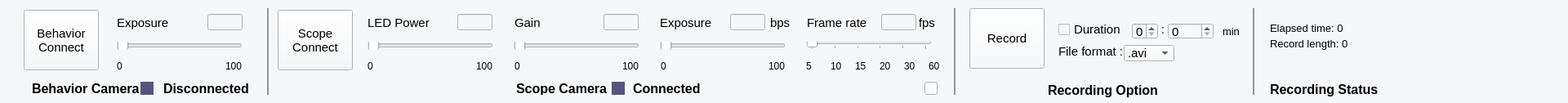
   <widget class="QWidget" name="widget_68" native="true">
    <property name="geometry">
     <rect>
      <x>0</x>
      <y>40</y>
      <width>1920</width>
      <height>126</height>
     </rect>
    </property>
    <property name="sizePolicy">
     <sizepolicy hsizetype="Preferred" vsizetype="Fixed">
      <horstretch>0</horstretch>
      <verstretch>0</verstretch>
     </sizepolicy>
    </property>
    <property name="minimumSize">
     <size>
      <width>1920</width>
      <height>126</height>
     </size>
    </property>
    <property name="styleSheet">
     <string notr="true">background-color: rgb(245, 248, 250);</string>
    </property>
    <widget class="QLabel" name="label_141">
     <property name="geometry">
      <rect>
       <x>987</x>
       <y>70</y>
       <width>21</width>
       <height>21</height>
      </rect>
     </property>
     <property name="font">
      <font>
       <family>Arial</family>
       <pointsize>9</pointsize>
      </font>
     </property>
     <property name="layoutDirection">
      <enum>Qt::LeftToRight</enum>
     </property>
     <property name="text">
      <string>5</string>
     </property>
     <property name="alignment">
      <set>Qt::AlignLeading|Qt::AlignLeft|Qt::AlignVCenter</set>
     </property>
    </widget>
    <widget class="QLabel" name="label_142">
     <property name="geometry">
      <rect>
       <x>450</x>
       <y>17</y>
       <width>91</width>
       <height>21</height>
      </rect>
     </property>
     <property name="font">
      <font>
       <family>Arial</family>
       <pointsize>11</pointsize>
      </font>
     </property>
     <property name="text">
      <string>LED Power</string>
     </property>
    </widget>
    <widget class="QSlider" name="scopeFRslider">
     <property name="geometry">
      <rect>
       <x>987</x>
       <y>51</y>
       <width>154</width>
       <height>10</height>
      </rect>
     </property>
     <property name="sizePolicy">
      <sizepolicy hsizetype="Fixed" vsizetype="Fixed">
       <horstretch>0</horstretch>
       <verstretch>0</verstretch>
      </sizepolicy>
     </property>
     <property name="minimumSize">
      <size>
       <width>154</width>
       <height>10</height>
      </size>
     </property>
     <property name="mouseTracking">
      <bool>false</bool>
     </property>
     <property name="minimum">
      <number>0</number>
     </property>
     <property name="maximum">
      <number>5</number>
     </property>
     <property name="singleStep">
      <number>1</number>
     </property>
     <property name="pageStep">
      <number>1</number>
     </property>
     <property name="value">
      <number>0</number>
     </property>
     <property name="sliderPosition">
      <number>0</number>
     </property>
     <property name="orientation">
      <enum>Qt::Horizontal</enum>
     </property>
     <property name="invertedControls">
      <bool>false</bool>
     </property>
     <property name="tickPosition">
      <enum>QSlider::TicksBelow</enum>
     </property>
     <property name="tickInterval">
      <number>1</number>
     </property>
    </widget>
    <widget class="QLabel" name="label_143">
     <property name="geometry">
      <rect>
       <x>1077</x>
       <y>70</y>
       <width>21</width>
       <height>21</height>
      </rect>
     </property>
     <property name="font">
      <font>
       <family>Arial</family>
       <pointsize>9</pointsize>
      </font>
     </property>
     <property name="layoutDirection">
      <enum>Qt::LeftToRight</enum>
     </property>
     <property name="text">
      <string>20</string>
     </property>
     <property name="alignment">
      <set>Qt::AlignLeading|Qt::AlignLeft|Qt::AlignVCenter</set>
     </property>
    </widget>
    <widget class="QLabel" name="label_144">
     <property name="geometry">
      <rect>
       <x>630</x>
       <y>17</y>
       <width>67</width>
       <height>21</height>
      </rect>
     </property>
     <property name="font">
      <font>
       <family>Arial</family>
       <pointsize>11</pointsize>
      </font>
     </property>
     <property name="text">
      <string>Gain</string>
     </property>
    </widget>
    <widget class="QLabel" name="label_145">
     <property name="geometry">
      <rect>
       <x>450</x>
       <y>70</y>
       <width>21</width>
       <height>21</height>
      </rect>
     </property>
     <property name="font">
      <font>
       <family>Arial</family>
       <pointsize>9</pointsize>
      </font>
     </property>
     <property name="layoutDirection">
      <enum>Qt::LeftToRight</enum>
     </property>
     <property name="text">
      <string>0</string>
     </property>
     <property name="alignment">
      <set>Qt::AlignLeading|Qt::AlignLeft|Qt::AlignVCenter</set>
     </property>
    </widget>
    <widget class="QLabel" name="label_146">
     <property name="geometry">
      <rect>
       <x>630</x>
       <y>70</y>
       <width>21</width>
       <height>21</height>
      </rect>
     </property>
     <property name="font">
      <font>
       <family>Arial</family>
       <pointsize>9</pointsize>
      </font>
     </property>
     <property name="layoutDirection">
      <enum>Qt::LeftToRight</enum>
     </property>
     <property name="text">
      <string>0</string>
     </property>
     <property name="alignment">
      <set>Qt::AlignLeading|Qt::AlignLeft|Qt::AlignVCenter</set>
     </property>
    </widget>
    <widget class="QSlider" name="scopeLEDslider">
     <property name="geometry">
      <rect>
       <x>450</x>
       <y>51</y>
       <width>154</width>
       <height>10</height>
      </rect>
     </property>
     <property name="sizePolicy">
      <sizepolicy hsizetype="Fixed" vsizetype="Fixed">
       <horstretch>0</horstretch>
       <verstretch>0</verstretch>
      </sizepolicy>
     </property>
     <property name="minimumSize">
      <size>
       <width>154</width>
       <height>10</height>
      </size>
     </property>
     <property name="orientation">
      <enum>Qt::Horizontal</enum>
     </property>
    </widget>
    <widget class="QLabel" name="label_147">
     <property name="geometry">
      <rect>
       <x>583</x>
       <y>70</y>
       <width>31</width>
       <height>21</height>
      </rect>
     </property>
     <property name="font">
      <font>
       <family>Arial</family>
       <pointsize>9</pointsize>
      </font>
     </property>
     <property name="layoutDirection">
      <enum>Qt::LeftToRight</enum>
     </property>
     <property name="text">
      <string>100</string>
     </property>
     <property name="alignment">
      <set>Qt::AlignLeading|Qt::AlignLeft|Qt::AlignVCenter</set>
     </property>
    </widget>
    <widget class="QLabel" name="label_149">
     <property name="geometry">
      <rect>
       <x>1017</x>
       <y>70</y>
       <width>21</width>
       <height>21</height>
      </rect>
     </property>
     <property name="font">
      <font>
       <family>Arial</family>
       <pointsize>9</pointsize>
      </font>
     </property>
     <property name="layoutDirection">
      <enum>Qt::LeftToRight</enum>
     </property>
     <property name="text">
      <string>10</string>
     </property>
     <property name="alignment">
      <set>Qt::AlignLeading|Qt::AlignLeft|Qt::AlignVCenter</set>
     </property>
    </widget>
    <widget class="QLabel" name="label_150">
     <property name="geometry">
      <rect>
       <x>808</x>
       <y>17</y>
       <width>91</width>
       <height>21</height>
      </rect>
     </property>
     <property name="font">
      <font>
       <family>Arial</family>
       <pointsize>11</pointsize>
      </font>
     </property>
     <property name="text">
      <string>Exposure</string>
     </property>
    </widget>
    <widget class="QSlider" name="scopeExposureSlider">
     <property name="geometry">
      <rect>
       <x>808</x>
       <y>51</y>
       <width>154</width>
       <height>10</height>
      </rect>
     </property>
     <property name="sizePolicy">
      <sizepolicy hsizetype="Fixed" vsizetype="Fixed">
       <horstretch>0</horstretch>
       <verstretch>0</verstretch>
      </sizepolicy>
     </property>
     <property name="minimumSize">
      <size>
       <width>154</width>
       <height>10</height>
      </size>
     </property>
     <property name="cursor">
      <cursorShape>WaitCursor</cursorShape>
     </property>
     <property name="orientation">
      <enum>Qt::Horizontal</enum>
     </property>
    </widget>
    <widget class="QWidget" name="signScopeCamera_2" native="true">
     <property name="geometry">
      <rect>
       <x>749</x>
       <y>100</y>
       <width>16</width>
       <height>16</height>
      </rect>
     </property>
     <property name="styleSheet">
      <string notr="true">background-color: rgb(85, 85, 127);</string>
     </property>
    </widget>
    <widget class="QLabel" name="label_151">
     <property name="geometry">
      <rect>
       <x>632</x>
       <y>100</y>
       <width>115</width>
       <height>16</height>
      </rect>
     </property>
     <property name="font">
      <font>
       <family>Arial</family>
       <pointsize>12</pointsize>
       <weight>75</weight>
       <bold>true</bold>
      </font>
     </property>
     <property name="text">
      <string>Scope Camera</string>
     </property>
    </widget>
    <widget class="QPushButton" name="pushButton_120">
     <property name="geometry">
      <rect>
       <x>1132</x>
       <y>100</y>
       <width>16</width>
       <height>16</height>
      </rect>
     </property>
     <property name="text">
      <string/>
     </property>
    </widget>
    <widget class="QLineEdit" name="scopeGainValue">
     <property name="geometry">
      <rect>
       <x>739</x>
       <y>17</y>
       <width>43</width>
       <height>20</height>
      </rect>
     </property>
     <property name="sizePolicy">
      <sizepolicy hsizetype="Fixed" vsizetype="Fixed">
       <horstretch>0</horstretch>
       <verstretch>0</verstretch>
      </sizepolicy>
     </property>
     <property name="minimumSize">
      <size>
       <width>43</width>
       <height>20</height>
      </size>
     </property>
    </widget>
    <widget class="QLabel" name="label_152">
     <property name="geometry">
      <rect>
       <x>762</x>
       <y>70</y>
       <width>31</width>
       <height>21</height>
      </rect>
     </property>
     <property name="font">
      <font>
       <family>Arial</family>
       <pointsize>9</pointsize>
      </font>
     </property>
     <property name="layoutDirection">
      <enum>Qt::LeftToRight</enum>
     </property>
     <property name="text">
      <string>100</string>
     </property>
     <property name="alignment">
      <set>Qt::AlignLeading|Qt::AlignLeft|Qt::AlignVCenter</set>
     </property>
    </widget>
    <widget class="QLabel" name="label_153">
     <property name="geometry">
      <rect>
       <x>941</x>
       <y>70</y>
       <width>31</width>
       <height>21</height>
      </rect>
     </property>
     <property name="font">
      <font>
       <family>Arial</family>
       <pointsize>9</pointsize>
      </font>
     </property>
     <property name="layoutDirection">
      <enum>Qt::LeftToRight</enum>
     </property>
     <property name="text">
      <string>100</string>
     </property>
     <property name="alignment">
      <set>Qt::AlignLeading|Qt::AlignLeft|Qt::AlignVCenter</set>
     </property>
    </widget>
    <widget class="QLabel" name="label_154">
     <property name="geometry">
      <rect>
       <x>1137</x>
       <y>70</y>
       <width>31</width>
       <height>21</height>
      </rect>
     </property>
     <property name="font">
      <font>
       <family>Arial</family>
       <pointsize>9</pointsize>
      </font>
     </property>
     <property name="layoutDirection">
      <enum>Qt::LeftToRight</enum>
     </property>
     <property name="text">
      <string>60</string>
     </property>
     <property name="alignment">
      <set>Qt::AlignLeading|Qt::AlignLeft|Qt::AlignVCenter</set>
     </property>
    </widget>
    <widget class="QSlider" name="scopeGainSlider">
     <property name="geometry">
      <rect>
       <x>629</x>
       <y>51</y>
       <width>154</width>
       <height>10</height>
      </rect>
     </property>
     <property name="sizePolicy">
      <sizepolicy hsizetype="Fixed" vsizetype="Fixed">
       <horstretch>0</horstretch>
       <verstretch>0</verstretch>
      </sizepolicy>
     </property>
     <property name="minimumSize">
      <size>
       <width>154</width>
       <height>10</height>
      </size>
     </property>
     <property name="orientation">
      <enum>Qt::Horizontal</enum>
     </property>
    </widget>
    <widget class="QLabel" name="label_155">
     <property name="geometry">
      <rect>
       <x>1125</x>
       <y>17</y>
       <width>31</width>
       <height>21</height>
      </rect>
     </property>
     <property name="font">
      <font>
       <family>Arial</family>
       <pointsize>11</pointsize>
      </font>
     </property>
     <property name="text">
      <string>fps</string>
     </property>
    </widget>
    <widget class="QLabel" name="label_156">
     <property name="geometry">
      <rect>
       <x>1047</x>
       <y>70</y>
       <width>21</width>
       <height>21</height>
      </rect>
     </property>
     <property name="font">
      <font>
       <family>Arial</family>
       <pointsize>9</pointsize>
      </font>
     </property>
     <property name="layoutDirection">
      <enum>Qt::LeftToRight</enum>
     </property>
     <property name="text">
      <string>15</string>
     </property>
     <property name="alignment">
      <set>Qt::AlignLeading|Qt::AlignLeft|Qt::AlignVCenter</set>
     </property>
    </widget>
    <widget class="QLabel" name="label_157">
     <property name="geometry">
      <rect>
       <x>988</x>
       <y>17</y>
       <width>91</width>
       <height>21</height>
      </rect>
     </property>
     <property name="font">
      <font>
       <family>Arial</family>
       <pointsize>11</pointsize>
      </font>
     </property>
     <property name="text">
      <string>Frame rate</string>
     </property>
    </widget>
    <widget class="QPushButton" name="connectScopeCameraButton">
     <property name="geometry">
      <rect>
       <x>340</x>
       <y>12</y>
       <width>92</width>
       <height>74</height>
      </rect>
     </property>
     <property name="minimumSize">
      <size>
       <width>92</width>
       <height>74</height>
      </size>
     </property>
     <property name="font">
      <font>
       <family>Arial</family>
       <pointsize>11</pointsize>
      </font>
     </property>
     <property name="text">
      <string>Scope
Connect</string>
     </property>
    </widget>
    <widget class="QLineEdit" name="scopeLEDvalue">
     <property name="geometry">
      <rect>
       <x>560</x>
       <y>17</y>
       <width>43</width>
       <height>20</height>
      </rect>
     </property>
     <property name="sizePolicy">
      <sizepolicy hsizetype="Fixed" vsizetype="Fixed">
       <horstretch>0</horstretch>
       <verstretch>0</verstretch>
      </sizepolicy>
     </property>
     <property name="minimumSize">
      <size>
       <width>43</width>
       <height>20</height>
      </size>
     </property>
    </widget>
    <widget class="QLineEdit" name="scopeFRvalue">
     <property name="geometry">
      <rect>
       <x>1079</x>
       <y>17</y>
       <width>43</width>
       <height>20</height>
      </rect>
     </property>
     <property name="sizePolicy">
      <sizepolicy hsizetype="Fixed" vsizetype="Fixed">
       <horstretch>0</horstretch>
       <verstretch>0</verstretch>
      </sizepolicy>
     </property>
     <property name="minimumSize">
      <size>
       <width>43</width>
       <height>20</height>
      </size>
     </property>
    </widget>
    <widget class="QLabel" name="label_158">
     <property name="geometry">
      <rect>
       <x>1107</x>
       <y>70</y>
       <width>21</width>
       <height>21</height>
      </rect>
     </property>
     <property name="font">
      <font>
       <family>Arial</family>
       <pointsize>9</pointsize>
      </font>
     </property>
     <property name="layoutDirection">
      <enum>Qt::LeftToRight</enum>
     </property>
     <property name="text">
      <string>30</string>
     </property>
     <property name="alignment">
      <set>Qt::AlignLeading|Qt::AlignLeft|Qt::AlignVCenter</set>
     </property>
    </widget>
    <widget class="QLineEdit" name="scopeExposureValue">
     <property name="geometry">
      <rect>
       <x>894</x>
       <y>17</y>
       <width>43</width>
       <height>20</height>
      </rect>
     </property>
     <property name="sizePolicy">
      <sizepolicy hsizetype="Fixed" vsizetype="Fixed">
       <horstretch>0</horstretch>
       <verstretch>0</verstretch>
      </sizepolicy>
     </property>
     <property name="minimumSize">
      <size>
       <width>43</width>
       <height>20</height>
      </size>
     </property>
    </widget>
    <widget class="QLabel" name="scopecamStatusLabel_2">
     <property name="geometry">
      <rect>
       <x>775</x>
       <y>100</y>
       <width>111</width>
       <height>16</height>
      </rect>
     </property>
     <property name="font">
      <font>
       <family>Arial</family>
       <pointsize>12</pointsize>
       <weight>75</weight>
       <bold>true</bold>
      </font>
     </property>
     <property name="text">
      <string>Connected</string>
     </property>
    </widget>
    <widget class="QLabel" name="label_148">
     <property name="geometry">
      <rect>
       <x>809</x>
       <y>70</y>
       <width>21</width>
       <height>21</height>
      </rect>
     </property>
     <property name="font">
      <font>
       <family>Arial</family>
       <pointsize>9</pointsize>
      </font>
     </property>
     <property name="layoutDirection">
      <enum>Qt::LeftToRight</enum>
     </property>
     <property name="text">
      <string>0</string>
     </property>
     <property name="alignment">
      <set>Qt::AlignLeading|Qt::AlignLeft|Qt::AlignVCenter</set>
     </property>
    </widget>
    <widget class="QLabel" name="label_218">
     <property name="geometry">
      <rect>
       <x>943</x>
       <y>17</y>
       <width>31</width>
       <height>21</height>
      </rect>
     </property>
     <property name="font">
      <font>
       <family>Arial</family>
       <pointsize>11</pointsize>
      </font>
     </property>
     <property name="text">
      <string>bps</string>
     </property>
    </widget>
    <widget class="QLabel" name="label_19">
     <property name="geometry">
      <rect>
       <x>1296</x>
       <y>55</y>
       <width>81</width>
       <height>16</height>
      </rect>
     </property>
     <property name="font">
      <font>
       <family>Arial</family>
       <pointsize>11</pointsize>
      </font>
     </property>
     <property name="text">
      <string>File format :</string>
     </property>
    </widget>
    <widget class="QWidget" name="widget_31" native="true">
     <property name="geometry">
      <rect>
       <x>3112</x>
       <y>-2</y>
       <width>2</width>
       <height>115</height>
      </rect>
     </property>
     <property name="sizePolicy">
      <sizepolicy hsizetype="Fixed" vsizetype="Fixed">
       <horstretch>0</horstretch>
       <verstretch>0</verstretch>
      </sizepolicy>
     </property>
     <property name="minimumSize">
      <size>
       <width>2</width>
       <height>115</height>
      </size>
     </property>
     <property name="styleSheet">
      <string notr="true">background-color: rgb(149, 149, 149);</string>
     </property>
    </widget>
    <widget class="QSpinBox" name="spinBox_2">
     <property name="geometry">
      <rect>
       <x>1430</x>
       <y>28</y>
       <width>56</width>
       <height>20</height>
      </rect>
     </property>
     <property name="minimumSize">
      <size>
       <width>56</width>
       <height>20</height>
      </size>
     </property>
     <property name="font">
      <font>
       <family>Arial</family>
       <pointsize>11</pointsize>
      </font>
     </property>
    </widget>
    <widget class="QLabel" name="label_21">
     <property name="geometry">
      <rect>
       <x>1555</x>
       <y>100</y>
       <width>141</width>
       <height>19</height>
      </rect>
     </property>
     <property name="font">
      <font>
       <family>Arial</family>
       <pointsize>12</pointsize>
       <weight>75</weight>
       <bold>true</bold>
      </font>
     </property>
     <property name="text">
      <string>Recording Status</string>
     </property>
    </widget>
    <widget class="QComboBox" name="comboBox">
     <property name="geometry">
      <rect>
       <x>1376</x>
       <y>55</y>
       <width>62</width>
       <height>20</height>
      </rect>
     </property>
     <property name="minimumSize">
      <size>
       <width>62</width>
       <height>20</height>
      </size>
     </property>
     <property name="font">
      <font>
       <family>Arial</family>
       <pointsize>11</pointsize>
      </font>
     </property>
     <item>
      <property name="text">
       <string>.avi</string>
      </property>
     </item>
     <item>
      <property name="text">
       <string>.wmv</string>
      </property>
     </item>
     <item>
      <property name="text">
       <string>.Mp4</string>
      </property>
     </item>
     <item>
      <property name="text">
       <string>.tiff</string>
      </property>
     </item>
    </widget>
    <widget class="QPushButton" name="recordButton">
     <property name="geometry">
      <rect>
       <x>1187</x>
       <y>10</y>
       <width>92</width>
       <height>74</height>
      </rect>
     </property>
     <property name="minimumSize">
      <size>
       <width>92</width>
       <height>74</height>
      </size>
     </property>
     <property name="font">
      <font>
       <family>Arial</family>
       <pointsize>11</pointsize>
      </font>
     </property>
     <property name="text">
      <string>Record</string>
     </property>
    </widget>
    <widget class="QLabel" name="label_25">
     <property name="geometry">
      <rect>
       <x>1555</x>
       <y>45</y>
       <width>131</width>
       <height>16</height>
      </rect>
     </property>
     <property name="font">
      <font>
       <family>Arial</family>
       <pointsize>10</pointsize>
      </font>
     </property>
     <property name="text">
      <string>Record length: 0</string>
     </property>
    </widget>
    <widget class="QSpinBox" name="spinBox">
     <property name="geometry">
      <rect>
       <x>1386</x>
       <y>28</y>
       <width>32</width>
       <height>20</height>
      </rect>
     </property>
     <property name="minimumSize">
      <size>
       <width>32</width>
       <height>20</height>
      </size>
     </property>
     <property name="font">
      <font>
       <family>Arial</family>
       <pointsize>11</pointsize>
      </font>
     </property>
    </widget>
    <widget class="QLabel" name="label_24">
     <property name="geometry">
      <rect>
       <x>1555</x>
       <y>26</y>
       <width>131</width>
       <height>16</height>
      </rect>
     </property>
     <property name="font">
      <font>
       <family>Arial</family>
       <pointsize>10</pointsize>
      </font>
     </property>
     <property name="text">
      <string>Elapsed time: 0</string>
     </property>
    </widget>
    <widget class="QCheckBox" name="checkBox_2">
     <property name="geometry">
      <rect>
       <x>1296</x>
       <y>28</y>
       <width>81</width>
       <height>16</height>
      </rect>
     </property>
     <property name="font">
      <font>
       <family>Arial</family>
       <pointsize>11</pointsize>
      </font>
     </property>
     <property name="text">
      <string>Duration :</string>
     </property>
    </widget>
    <widget class="QLabel" name="label_23">
     <property name="geometry">
      <rect>
       <x>1180</x>
       <y>100</y>
       <width>341</width>
       <height>20</height>
      </rect>
     </property>
     <property name="font">
      <font>
       <family>Arial</family>
       <pointsize>12</pointsize>
       <weight>75</weight>
       <bold>true</bold>
      </font>
     </property>
     <property name="text">
      <string>Recording Option</string>
     </property>
     <property name="alignment">
      <set>Qt::AlignCenter</set>
     </property>
    </widget>
    <widget class="QPushButton" name="connectBehaviorCameraButton">
     <property name="geometry">
      <rect>
       <x>29</x>
       <y>12</y>
       <width>92</width>
       <height>74</height>
      </rect>
     </property>
     <property name="minimumSize">
      <size>
       <width>92</width>
       <height>74</height>
      </size>
     </property>
     <property name="font">
      <font>
       <family>Arial</family>
       <pointsize>11</pointsize>
      </font>
     </property>
     <property name="text">
      <string>Behavior
Connect</string>
     </property>
    </widget>
    <widget class="QWidget" name="signBehaviorCamera" native="true">
     <property name="geometry">
      <rect>
       <x>172</x>
       <y>100</y>
       <width>16</width>
       <height>16</height>
      </rect>
     </property>
     <property name="styleSheet">
      <string notr="true">background-color: rgb(85, 85, 127);</string>
     </property>
    </widget>
    <widget class="QLabel" name="behaviorcamStatusLabel">
     <property name="geometry">
      <rect>
       <x>200</x>
       <y>100</y>
       <width>115</width>
       <height>16</height>
      </rect>
     </property>
     <property name="font">
      <font>
       <family>Arial</family>
       <pointsize>12</pointsize>
       <weight>75</weight>
       <bold>true</bold>
      </font>
     </property>
     <property name="text">
      <string>Disconnected</string>
     </property>
    </widget>
    <widget class="QLabel" name="label_17">
     <property name="geometry">
      <rect>
       <x>39</x>
       <y>100</y>
       <width>131</width>
       <height>16</height>
      </rect>
     </property>
     <property name="font">
      <font>
       <family>Arial</family>
       <pointsize>12</pointsize>
       <weight>75</weight>
       <bold>true</bold>
      </font>
     </property>
     <property name="text">
      <string>Behavior Camera</string>
     </property>
    </widget>
    <widget class="QLabel" name="label_159">
     <property name="geometry">
      <rect>
       <x>143</x>
       <y>70</y>
       <width>21</width>
       <height>21</height>
      </rect>
     </property>
     <property name="font">
      <font>
       <family>Arial</family>
       <pointsize>9</pointsize>
      </font>
     </property>
     <property name="layoutDirection">
      <enum>Qt::LeftToRight</enum>
     </property>
     <property name="text">
      <string>0</string>
     </property>
     <property name="alignment">
      <set>Qt::AlignLeading|Qt::AlignLeft|Qt::AlignVCenter</set>
     </property>
    </widget>
    <widget class="QLabel" name="label_160">
     <property name="geometry">
      <rect>
       <x>143</x>
       <y>17</y>
       <width>91</width>
       <height>21</height>
      </rect>
     </property>
     <property name="font">
      <font>
       <family>Arial</family>
       <pointsize>11</pointsize>
      </font>
     </property>
     <property name="text">
      <string>Exposure</string>
     </property>
    </widget>
    <widget class="QSlider" name="exposureSliderBCam">
     <property name="geometry">
      <rect>
       <x>143</x>
       <y>51</y>
       <width>154</width>
       <height>10</height>
      </rect>
     </property>
     <property name="sizePolicy">
      <sizepolicy hsizetype="Fixed" vsizetype="Fixed">
       <horstretch>0</horstretch>
       <verstretch>0</verstretch>
      </sizepolicy>
     </property>
     <property name="minimumSize">
      <size>
       <width>154</width>
       <height>10</height>
      </size>
     </property>
     <property name="orientation">
      <enum>Qt::Horizontal</enum>
     </property>
    </widget>
    <widget class="QLabel" name="label_161">
     <property name="geometry">
      <rect>
       <x>276</x>
       <y>70</y>
       <width>31</width>
       <height>21</height>
      </rect>
     </property>
     <property name="font">
      <font>
       <family>Arial</family>
       <pointsize>9</pointsize>
      </font>
     </property>
     <property name="layoutDirection">
      <enum>Qt::LeftToRight</enum>
     </property>
     <property name="text">
      <string>100</string>
     </property>
     <property name="alignment">
      <set>Qt::AlignLeading|Qt::AlignLeft|Qt::AlignVCenter</set>
     </property>
    </widget>
    <widget class="QLineEdit" name="exposureValueBCam">
     <property name="geometry">
      <rect>
       <x>254</x>
       <y>17</y>
       <width>43</width>
       <height>20</height>
      </rect>
     </property>
     <property name="sizePolicy">
      <sizepolicy hsizetype="Fixed" vsizetype="Fixed">
       <horstretch>0</horstretch>
       <verstretch>0</verstretch>
      </sizepolicy>
     </property>
     <property name="minimumSize">
      <size>
       <width>43</width>
       <height>20</height>
      </size>
     </property>
    </widget>
    <widget class="QWidget" name="widget_23" native="true">
     <property name="geometry">
      <rect>
       <x>327</x>
       <y>10</y>
       <width>2</width>
       <height>106</height>
      </rect>
     </property>
     <property name="sizePolicy">
      <sizepolicy hsizetype="Fixed" vsizetype="Fixed">
       <horstretch>0</horstretch>
       <verstretch>0</verstretch>
      </sizepolicy>
     </property>
     <property name="minimumSize">
      <size>
       <width>2</width>
       <height>106</height>
      </size>
     </property>
     <property name="styleSheet">
      <string notr="true">background-color: rgb(149, 149, 149);</string>
     </property>
    </widget>
    <widget class="QWidget" name="widget_24" native="true">
     <property name="geometry">
      <rect>
       <x>1168</x>
       <y>10</y>
       <width>2</width>
       <height>106</height>
      </rect>
     </property>
     <property name="sizePolicy">
      <sizepolicy hsizetype="Fixed" vsizetype="Fixed">
       <horstretch>0</horstretch>
       <verstretch>0</verstretch>
      </sizepolicy>
     </property>
     <property name="minimumSize">
      <size>
       <width>2</width>
       <height>106</height>
      </size>
     </property>
     <property name="styleSheet">
      <string notr="true">background-color: rgb(149, 149, 149);</string>
     </property>
    </widget>
    <widget class="QWidget" name="widget_32" native="true">
     <property name="geometry">
      <rect>
       <x>1534</x>
       <y>10</y>
       <width>2</width>
       <height>106</height>
      </rect>
     </property>
     <property name="sizePolicy">
      <sizepolicy hsizetype="Fixed" vsizetype="Fixed">
       <horstretch>0</horstretch>
       <verstretch>0</verstretch>
      </sizepolicy>
     </property>
     <property name="minimumSize">
      <size>
       <width>2</width>
       <height>106</height>
      </size>
     </property>
     <property name="styleSheet">
      <string notr="true">background-color: rgb(149, 149, 149);</string>
     </property>
    </widget>
    <widget class="QLabel" name="label_20">
     <property name="geometry">
      <rect>
       <x>1416</x>
       <y>28</y>
       <width>16</width>
       <height>16</height>
      </rect>
     </property>
     <property name="font">
      <font>
       <family>Arial</family>
       <pointsize>11</pointsize>
      </font>
     </property>
     <property name="text">
      <string>:</string>
     </property>
     <property name="alignment">
      <set>Qt::AlignCenter</set>
     </property>
    </widget>
    <widget class="QLabel" name="label_26">
     <property name="geometry">
      <rect>
       <x>1497</x>
       <y>30</y>
       <width>21</width>
       <height>16</height>
      </rect>
     </property>
     <property name="font">
      <font>
       <family>Arial</family>
       <pointsize>10</pointsize>
      </font>
     </property>
     <property name="text">
      <string>min</string>
     </property>
    </widget>
    <zorder>label_141</zorder>
    <zorder>label_142</zorder>
    <zorder>scopeFRslider</zorder>
    <zorder>label_143</zorder>
    <zorder>label_144</zorder>
    <zorder>label_145</zorder>
    <zorder>label_146</zorder>
    <zorder>scopeLEDslider</zorder>
    <zorder>label_147</zorder>
    <zorder>label_149</zorder>
    <zorder>label_150</zorder>
    <zorder>scopeExposureSlider</zorder>
    <zorder>signScopeCamera_2</zorder>
    <zorder>label_151</zorder>
    <zorder>pushButton_120</zorder>
    <zorder>scopeGainValue</zorder>
    <zorder>label_152</zorder>
    <zorder>label_153</zorder>
    <zorder>label_154</zorder>
    <zorder>scopeGainSlider</zorder>
    <zorder>label_155</zorder>
    <zorder>label_156</zorder>
    <zorder>label_157</zorder>
    <zorder>connectScopeCameraButton</zorder>
    <zorder>scopeLEDvalue</zorder>
    <zorder>scopeFRvalue</zorder>
    <zorder>label_158</zorder>
    <zorder>scopeExposureValue</zorder>
    <zorder>scopecamStatusLabel_2</zorder>
    <zorder>label_148</zorder>
    <zorder>label_218</zorder>
    <zorder>label_19</zorder>
    <zorder>widget_31</zorder>
    <zorder>label_21</zorder>
    <zorder>comboBox</zorder>
    <zorder>recordButton</zorder>
    <zorder>label_25</zorder>
    <zorder>label_24</zorder>
    <zorder>checkBox_2</zorder>
    <zorder>label_23</zorder>
    <zorder>connectBehaviorCameraButton</zorder>
    <zorder>signBehaviorCamera</zorder>
    <zorder>behaviorcamStatusLabel</zorder>
    <zorder>label_17</zorder>
    <zorder>label_159</zorder>
    <zorder>label_160</zorder>
    <zorder>exposureSliderBCam</zorder>
    <zorder>label_161</zorder>
    <zorder>exposureValueBCam</zorder>
    <zorder>widget_23</zorder>
    <zorder>widget_24</zorder>
    <zorder>widget_32</zorder>
    <zorder>label_20</zorder>
    <zorder>spinBox_2</zorder>
    <zorder>spinBox</zorder>
    <zorder>label_26</zorder>
   </widget>
